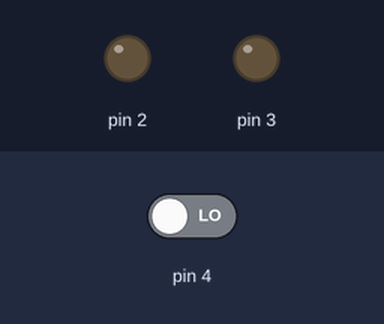
A sketch run on a simulated Arduino Uno, built with avr-gcc and run on an emulated ATmega328P. Parts: output pins drawn as LEDs (lit = HIGH). Dashed ring = blinking. The inputs (shaded band) are chosen by the test bench; at power-on: pin 4 LOW. No radio packets arrive unless stated.

Above: at 1.2 s.
1.3 s: pin 4 driven HIGH
At 1.4 s:
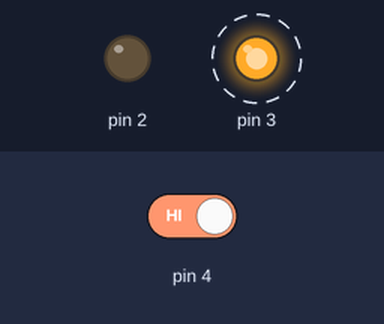
At 2.0 s:
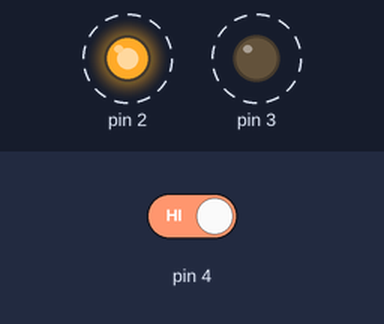
4.3 s: pin 4 driven LOW
At 4.9 s:
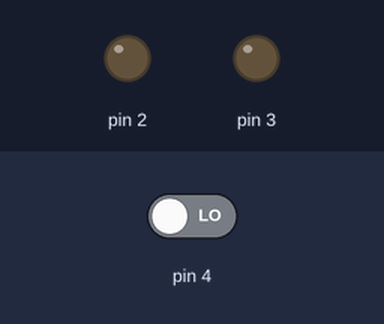
Timing chart, 0 to 7.3 s (numbered marks = the images above; inputs shaded):
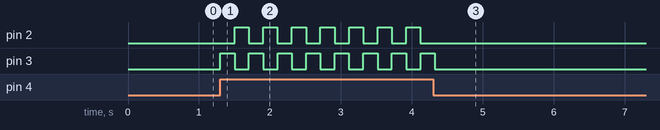

The sketch:

transmitter.ino
```cpp
/*
* Arduino Wireless Communication Tutorial
*     Example 1 - Transmitter Code
*
* by Dejan Nedelkovski, www.HowToMechatronics.com
*
* Library: TMRh20/RF24, https://github.com/tmrh20/RF24/
*/

// for use with NRF 24L01 (which allows arduino-arduino comms, but doesn't seem to allow arduino-android easily)

#include <SPI.h>
#include <nRF24L01.h>
#include <RF24.h>

RF24 radio(7, 8); // CE, CSN

const byte address[6] = "00001";
int counter = 0;

void setup() {
  pinMode(4, INPUT);
  pinMode(2, OUTPUT);
  pinMode(3, OUTPUT);
  radio.begin();
  radio.openWritingPipe(address);
  radio.setPALevel(RF24_PA_MIN);
  radio.stopListening();
  Serial.begin(9600);
}

void loop() {
  int btn = digitalRead(4);

  if(btn == HIGH) {
    counter++;
    if(counter % 2 == 0) {
      const char text[] = "Hello World";
      radio.write(&text, sizeof(text));
      digitalWrite(2, HIGH);
    } else {
      const char text[] = "Goodbye World";
      radio.write(&text, sizeof(text));
      digitalWrite(3, HIGH);
    }
    delay(200);
  }
    digitalWrite(3, LOW);
    digitalWrite(2, LOW);
}
```

Measured:
- after the input at 1.3 s, pin 2: alternates HIGH for 0.20 s and LOW for 0.20 s, starting after 0.20 s; pin 3: alternates HIGH for 0.20 s and LOW for 0.20 s, starting at once
- after the input at 4.3 s, pin 2: stops changing and stays LOW; pin 3: goes on until 4.3 s, then stays LOW
